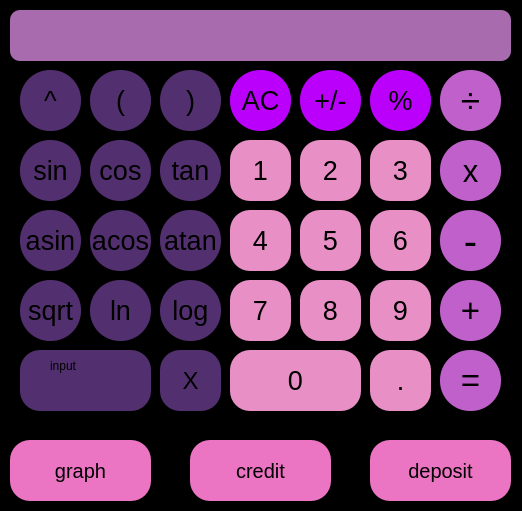
<?xml version="1.0" encoding="UTF-8"?>
<ui version="4.0">
 <class>MainWindow</class>
 <widget class="QMainWindow" name="MainWindow">
  <property name="geometry">
   <rect>
    <x>0</x>
    <y>0</y>
    <width>522</width>
    <height>511</height>
   </rect>
  </property>
  <property name="windowTitle">
   <string>SmatrCalculate v2.0</string>
  </property>
  <property name="styleSheet">
   <string notr="true">border-radius: 10px;
background-color:black;</string>
  </property>
  <widget class="QWidget" name="centralwidget">
   <widget class="QLineEdit" name="lineEdit_x_param">
    <property name="geometry">
     <rect>
      <x>20</x>
      <y>350</y>
      <width>131</width>
      <height>61</height>
     </rect>
    </property>
    <property name="font">
     <font>
      <family>.AppleSystemUIFont</family>
      <pointsize>19</pointsize>
     </font>
    </property>
    <property name="layoutDirection">
     <enum>Qt::LeftToRight</enum>
    </property>
    <property name="styleSheet">
     <string notr="true">border-radius: 20px;
background-color : rgb(82, 47, 110);


</string>
    </property>
    <property name="text">
     <string/>
    </property>
    <property name="alignment">
     <set>Qt::AlignBottom|Qt::AlignHCenter</set>
    </property>
   </widget>
   <widget class="QPushButton" name="pushButton_sin">
    <property name="geometry">
     <rect>
      <x>20</x>
      <y>140</y>
      <width>61</width>
      <height>61</height>
     </rect>
    </property>
    <property name="font">
     <font>
      <pointsize>20</pointsize>
     </font>
    </property>
    <property name="styleSheet">
     <string notr="true">QPushButton { 
border-radius: 30px;
background-color : rgb(82, 47, 110);
}

QPushButton:hover {
    background-color : rgb(102, 104, 104);
}</string>
    </property>
    <property name="text">
     <string>sin</string>
    </property>
   </widget>
   <widget class="QPushButton" name="pushButton_ac">
    <property name="geometry">
     <rect>
      <x>230</x>
      <y>70</y>
      <width>61</width>
      <height>61</height>
     </rect>
    </property>
    <property name="font">
     <font>
      <pointsize>20</pointsize>
     </font>
    </property>
    <property name="styleSheet">
     <string notr="true">QPushButton { 
border-radius: 30px;
background-color : rgb(186, 0, 251);
color: black;
}
QPushButton pressed {
	background-color: qlineargradient(spread:pad, x1:0, y1:0, x2:1, y2:0, stop:0 rgba(0, 0, 0, 255), stop:1 rgba(255, 255, 255, 255));
}

QPushButton:hover {
    background-color : rgb(236, 236, 236);
}</string>
    </property>
    <property name="text">
     <string>AC</string>
    </property>
   </widget>
   <widget class="QPushButton" name="pushButton_acos">
    <property name="geometry">
     <rect>
      <x>90</x>
      <y>210</y>
      <width>61</width>
      <height>61</height>
     </rect>
    </property>
    <property name="font">
     <font>
      <pointsize>20</pointsize>
     </font>
    </property>
    <property name="styleSheet">
     <string notr="true">QPushButton { 
border-radius: 30px;
background-color : rgb(82, 47, 110);
}

QPushButton:hover {
    background-color : rgb(102, 104, 104);
}</string>
    </property>
    <property name="text">
     <string>acos</string>
    </property>
   </widget>
   <widget class="QPushButton" name="pushButton_8">
    <property name="geometry">
     <rect>
      <x>300</x>
      <y>280</y>
      <width>61</width>
      <height>61</height>
     </rect>
    </property>
    <property name="font">
     <font>
      <pointsize>20</pointsize>
     </font>
    </property>
    <property name="styleSheet">
     <string notr="true">QPushButton { 
border-radius: 20px;
background-color : rgb(232, 143, 197);
}
QPushButton pressed {
	background-color: qlineargradient(spread:pad, x1:0, y1:0, x2:1, y2:0, stop:0 rgba(0, 0, 0, 255), stop:1 rgba(255, 255, 255, 255));
}

QPushButton:hover {
    background-color : rgb(102, 104, 104);
}</string>
    </property>
    <property name="text">
     <string>8</string>
    </property>
   </widget>
   <widget class="QPushButton" name="pushButton_3">
    <property name="geometry">
     <rect>
      <x>370</x>
      <y>140</y>
      <width>61</width>
      <height>61</height>
     </rect>
    </property>
    <property name="font">
     <font>
      <pointsize>20</pointsize>
     </font>
    </property>
    <property name="styleSheet">
     <string notr="true">QPushButton { 
border-radius: 20px;
background-color : rgb(232, 143, 197);
}
QPushButton pressed {
	background-color: qlineargradient(spread:pad, x1:0, y1:0, x2:1, y2:0, stop:0 rgba(0, 0, 0, 255), stop:1 rgba(255, 255, 255, 255));
}

QPushButton:hover {
    background-color : rgb(102, 104, 104);
}</string>
    </property>
    <property name="text">
     <string>3</string>
    </property>
   </widget>
   <widget class="QPushButton" name="pushButton_cos">
    <property name="geometry">
     <rect>
      <x>90</x>
      <y>140</y>
      <width>61</width>
      <height>61</height>
     </rect>
    </property>
    <property name="font">
     <font>
      <pointsize>20</pointsize>
     </font>
    </property>
    <property name="styleSheet">
     <string notr="true">QPushButton { 
border-radius: 30px;
background-color : rgb(82, 47, 110);
}

QPushButton:hover {
    background-color : rgb(102, 104, 104);
}</string>
    </property>
    <property name="text">
     <string>cos</string>
    </property>
   </widget>
   <widget class="QPushButton" name="pushButton_6">
    <property name="geometry">
     <rect>
      <x>370</x>
      <y>210</y>
      <width>61</width>
      <height>61</height>
     </rect>
    </property>
    <property name="font">
     <font>
      <pointsize>20</pointsize>
     </font>
    </property>
    <property name="styleSheet">
     <string notr="true">QPushButton { 
border-radius: 20px;
background-color : rgb(232, 143, 197);
}
QPushButton pressed {
	background-color: qlineargradient(spread:pad, x1:0, y1:0, x2:1, y2:0, stop:0 rgba(0, 0, 0, 255), stop:1 rgba(255, 255, 255, 255));
}

QPushButton:hover {
    background-color : rgb(102, 104, 104);
}</string>
    </property>
    <property name="text">
     <string>6</string>
    </property>
   </widget>
   <widget class="QPushButton" name="pushButton_tochka">
    <property name="geometry">
     <rect>
      <x>370</x>
      <y>350</y>
      <width>61</width>
      <height>61</height>
     </rect>
    </property>
    <property name="font">
     <font>
      <pointsize>20</pointsize>
     </font>
    </property>
    <property name="styleSheet">
     <string notr="true">QPushButton { 
border-radius: 20px;
background-color : rgb(232, 143, 197);
}
QPushButton pressed {
	background-color: qlineargradient(spread:pad, x1:0, y1:0, x2:1, y2:0, stop:0 rgba(0, 0, 0, 255), stop:1 rgba(255, 255, 255, 255));
}

QPushButton:hover {
    background-color : rgb(102, 104, 104);
}</string>
    </property>
    <property name="text">
     <string>.</string>
    </property>
   </widget>
   <widget class="QPushButton" name="pushButton_equal">
    <property name="geometry">
     <rect>
      <x>440</x>
      <y>350</y>
      <width>61</width>
      <height>61</height>
     </rect>
    </property>
    <property name="font">
     <font>
      <pointsize>25</pointsize>
     </font>
    </property>
    <property name="styleSheet">
     <string notr="true">QPushButton { 
border-radius: 30px;
background-color : rgb(192, 97, 203);
}
QPushButton pressed {
	background-color: qlineargradient(spread:pad, x1:0, y1:0, x2:1, y2:0, stop:0 rgba(0, 0, 0, 255), stop:1 rgba(255, 255, 255, 255));
}

QPushButton:hover {
    background-color : rgb(242, 202, 103);
}
</string>
    </property>
    <property name="text">
     <string>=</string>
    </property>
   </widget>
   <widget class="QPushButton" name="pushButton_x">
    <property name="geometry">
     <rect>
      <x>160</x>
      <y>350</y>
      <width>61</width>
      <height>61</height>
     </rect>
    </property>
    <property name="font">
     <font>
      <pointsize>18</pointsize>
     </font>
    </property>
    <property name="styleSheet">
     <string notr="true">QPushButton { 
border-radius: 20px;
background-color : rgb(82, 47, 110);
}

QPushButton:hover {
    background-color : rgb(102, 104, 104);
}</string>
    </property>
    <property name="text">
     <string>X</string>
    </property>
   </widget>
   <widget class="QPushButton" name="pushButton_atan">
    <property name="geometry">
     <rect>
      <x>160</x>
      <y>210</y>
      <width>61</width>
      <height>61</height>
     </rect>
    </property>
    <property name="font">
     <font>
      <pointsize>20</pointsize>
     </font>
    </property>
    <property name="styleSheet">
     <string notr="true">QPushButton { 
border-radius: 30px;
background-color : rgb(82, 47, 110);
}

QPushButton:hover {
    background-color : rgb(102, 104, 104);
}</string>
    </property>
    <property name="text">
     <string>atan</string>
    </property>
   </widget>
   <widget class="QPushButton" name="pushButton_CREDIT">
    <property name="geometry">
     <rect>
      <x>190</x>
      <y>440</y>
      <width>141</width>
      <height>61</height>
     </rect>
    </property>
    <property name="font">
     <font>
      <pointsize>15</pointsize>
     </font>
    </property>
    <property name="styleSheet">
     <string notr="true">QPushButton { 
border-radius: 20px;
background-color : rgb(235, 116, 195);
}
QPushButton pressed {
	background-color: qlineargradient(spread:pad, x1:0, y1:0, x2:1, y2:0, stop:0 rgba(0, 0, 0, 255), stop:1 rgba(255, 255, 255, 255));
}

QPushButton:hover {
    background-color : rgb(163, 121, 119);
}</string>
    </property>
    <property name="text">
     <string>credit</string>
    </property>
   </widget>
   <widget class="QLineEdit" name="lineEdit_equation">
    <property name="geometry">
     <rect>
      <x>10</x>
      <y>10</y>
      <width>501</width>
      <height>51</height>
     </rect>
    </property>
    <property name="font">
     <font>
      <pointsize>20</pointsize>
     </font>
    </property>
    <property name="styleSheet">
     <string notr="true">background-color: rgb(167, 107, 174);</string>
    </property>
    <property name="text">
     <string/>
    </property>
    <property name="alignment">
     <set>Qt::AlignRight|Qt::AlignTrailing|Qt::AlignVCenter</set>
    </property>
   </widget>
   <widget class="QPushButton" name="pushButton_uo_minus">
    <property name="geometry">
     <rect>
      <x>300</x>
      <y>70</y>
      <width>61</width>
      <height>61</height>
     </rect>
    </property>
    <property name="font">
     <font>
      <pointsize>20</pointsize>
     </font>
    </property>
    <property name="styleSheet">
     <string notr="true">QPushButton { 
border-radius: 30px;
background-color : rgb(186, 0, 251);
color: black;
}

QPushButton:hover {
background-color : rgb(236, 236, 236);
}</string>
    </property>
    <property name="text">
     <string>+/-</string>
    </property>
   </widget>
   <widget class="QPushButton" name="pushButton_tan">
    <property name="geometry">
     <rect>
      <x>160</x>
      <y>140</y>
      <width>61</width>
      <height>61</height>
     </rect>
    </property>
    <property name="font">
     <font>
      <pointsize>20</pointsize>
     </font>
    </property>
    <property name="styleSheet">
     <string notr="true">QPushButton { 
border-radius: 30px;
background-color : rgb(82, 47, 110);
}

QPushButton:hover {
    background-color : rgb(102, 104, 104);
}</string>
    </property>
    <property name="text">
     <string>tan</string>
    </property>
   </widget>
   <widget class="QPushButton" name="pushButton_4">
    <property name="geometry">
     <rect>
      <x>230</x>
      <y>210</y>
      <width>61</width>
      <height>61</height>
     </rect>
    </property>
    <property name="font">
     <font>
      <pointsize>20</pointsize>
     </font>
    </property>
    <property name="styleSheet">
     <string notr="true">QPushButton { 
border-radius: 20px;
background-color : rgb(232, 143, 197);
}
QPushButton pressed {
	background-color: qlineargradient(spread:pad, x1:0, y1:0, x2:1, y2:0, stop:0 rgba(0, 0, 0, 255), stop:1 rgba(255, 255, 255, 255));
}

QPushButton:hover {
    background-color : rgb(102, 104, 104);
}</string>
    </property>
    <property name="text">
     <string>4</string>
    </property>
   </widget>
   <widget class="QPushButton" name="pushButton_DEPOSIT">
    <property name="geometry">
     <rect>
      <x>370</x>
      <y>440</y>
      <width>141</width>
      <height>61</height>
     </rect>
    </property>
    <property name="font">
     <font>
      <pointsize>15</pointsize>
     </font>
    </property>
    <property name="styleSheet">
     <string notr="true">QPushButton { 
border-radius: 20px;
background-color : rgb(235, 116, 195);
}
QPushButton pressed {
	background-color: qlineargradient(spread:pad, x1:0, y1:0, x2:1, y2:0, stop:0 rgba(0, 0, 0, 255), stop:1 rgba(255, 255, 255, 255));
}

QPushButton:hover {
    background-color : rgb(163, 121, 119);
}</string>
    </property>
    <property name="text">
     <string>deposit</string>
    </property>
   </widget>
   <widget class="QPushButton" name="pushButton_ln">
    <property name="geometry">
     <rect>
      <x>90</x>
      <y>280</y>
      <width>61</width>
      <height>61</height>
     </rect>
    </property>
    <property name="font">
     <font>
      <pointsize>20</pointsize>
     </font>
    </property>
    <property name="styleSheet">
     <string notr="true">QPushButton { 
border-radius: 30px;
background-color : rgb(82, 47, 110);
}

QPushButton:hover {
    background-color : rgb(102, 104, 104);
}</string>
    </property>
    <property name="text">
     <string>ln</string>
    </property>
   </widget>
   <widget class="QLabel" name="label_input_x">
    <property name="geometry">
     <rect>
      <x>50</x>
      <y>350</y>
      <width>71</width>
      <height>31</height>
     </rect>
    </property>
    <property name="styleSheet">
     <string notr="true">background-color: rgb(82, 47, 110);</string>
    </property>
    <property name="text">
     <string>input</string>
    </property>
   </widget>
   <widget class="QPushButton" name="pushButton_pow">
    <property name="geometry">
     <rect>
      <x>20</x>
      <y>70</y>
      <width>61</width>
      <height>61</height>
     </rect>
    </property>
    <property name="font">
     <font>
      <pointsize>20</pointsize>
     </font>
    </property>
    <property name="styleSheet">
     <string notr="true">QPushButton { 
border-radius: 30px;
background-color : rgb(82, 47, 110);
}

QPushButton:hover {
    background-color : rgb(102, 104, 104);
}</string>
    </property>
    <property name="text">
     <string>^</string>
    </property>
   </widget>
   <widget class="QPushButton" name="pushButton_2">
    <property name="geometry">
     <rect>
      <x>300</x>
      <y>140</y>
      <width>61</width>
      <height>61</height>
     </rect>
    </property>
    <property name="font">
     <font>
      <pointsize>20</pointsize>
     </font>
    </property>
    <property name="styleSheet">
     <string notr="true">QPushButton { 
border-radius: 20px;
background-color : rgb(232, 143, 197);
}
QPushButton pressed {
	background-color: qlineargradient(spread:pad, x1:0, y1:0, x2:1, y2:0, stop:0 rgba(0, 0, 0, 255), stop:1 rgba(255, 255, 255, 255));
}

QPushButton:hover {
    background-color : rgb(102, 104, 104);
}</string>
    </property>
    <property name="text">
     <string>2</string>
    </property>
   </widget>
   <widget class="QPushButton" name="pushButton_0">
    <property name="geometry">
     <rect>
      <x>230</x>
      <y>350</y>
      <width>131</width>
      <height>61</height>
     </rect>
    </property>
    <property name="font">
     <font>
      <pointsize>20</pointsize>
     </font>
    </property>
    <property name="styleSheet">
     <string notr="true">QPushButton { 
border-radius: 20px;
background-color : rgb(232, 143, 197);
}
QPushButton pressed {
	background-color: qlineargradient(spread:pad, x1:0, y1:0, x2:1, y2:0, stop:0 rgba(0, 0, 0, 255), stop:1 rgba(255, 255, 255, 255));
}

QPushButton:hover {
    background-color : rgb(102, 104, 104);
}</string>
    </property>
    <property name="text">
     <string>0</string>
    </property>
   </widget>
   <widget class="QPushButton" name="pushButton_9">
    <property name="geometry">
     <rect>
      <x>370</x>
      <y>280</y>
      <width>61</width>
      <height>61</height>
     </rect>
    </property>
    <property name="font">
     <font>
      <pointsize>20</pointsize>
     </font>
    </property>
    <property name="styleSheet">
     <string notr="true">QPushButton { 
border-radius: 20px;
background-color : rgb(232, 143, 197);
}
QPushButton pressed {
	background-color: qlineargradient(spread:pad, x1:0, y1:0, x2:1, y2:0, stop:0 rgba(0, 0, 0, 255), stop:1 rgba(255, 255, 255, 255));
}

QPushButton:hover {
    background-color : rgb(102, 104, 104);
}</string>
    </property>
    <property name="text">
     <string>9</string>
    </property>
   </widget>
   <widget class="QPushButton" name="pushButton_asin">
    <property name="geometry">
     <rect>
      <x>20</x>
      <y>210</y>
      <width>61</width>
      <height>61</height>
     </rect>
    </property>
    <property name="font">
     <font>
      <pointsize>20</pointsize>
     </font>
    </property>
    <property name="styleSheet">
     <string notr="true">QPushButton { 
border-radius: 30px;
background-color : rgb(82, 47, 110);
}

QPushButton:hover {
    background-color : rgb(102, 104, 104);
}</string>
    </property>
    <property name="text">
     <string>asin</string>
    </property>
   </widget>
   <widget class="QPushButton" name="pushButton_multiply">
    <property name="geometry">
     <rect>
      <x>440</x>
      <y>140</y>
      <width>61</width>
      <height>61</height>
     </rect>
    </property>
    <property name="font">
     <font>
      <pointsize>23</pointsize>
     </font>
    </property>
    <property name="styleSheet">
     <string notr="true">QPushButton { 
border-radius: 30px;
background-color : rgb(192, 97, 203);
}
QPushButton pressed {
	background-color: qlineargradient(spread:pad, x1:0, y1:0, x2:1, y2:0, stop:0 rgba(0, 0, 0, 255), stop:1 rgba(255, 255, 255, 255));
}

QPushButton:hover {
    background-color : rgb(242, 202, 103);
}</string>
    </property>
    <property name="text">
     <string>x</string>
    </property>
   </widget>
   <widget class="QPushButton" name="pushButton_7">
    <property name="geometry">
     <rect>
      <x>230</x>
      <y>280</y>
      <width>61</width>
      <height>61</height>
     </rect>
    </property>
    <property name="font">
     <font>
      <pointsize>20</pointsize>
     </font>
    </property>
    <property name="styleSheet">
     <string notr="true">QPushButton { 
border-radius: 20px;
background-color : rgb(232, 143, 197);
}
QPushButton pressed {
	background-color: qlineargradient(spread:pad, x1:0, y1:0, x2:1, y2:0, stop:0 rgba(0, 0, 0, 255), stop:1 rgba(255, 255, 255, 255));
}

QPushButton:hover {
    background-color : rgb(102, 104, 104);
}</string>
    </property>
    <property name="text">
     <string>7</string>
    </property>
   </widget>
   <widget class="QPushButton" name="pushButton_close_bracket">
    <property name="geometry">
     <rect>
      <x>160</x>
      <y>70</y>
      <width>61</width>
      <height>61</height>
     </rect>
    </property>
    <property name="font">
     <font>
      <pointsize>20</pointsize>
     </font>
    </property>
    <property name="styleSheet">
     <string notr="true">QPushButton { 
border-radius: 30px;
background-color : rgb(82, 47, 110);
}

QPushButton:hover {
    background-color : rgb(102, 104, 104);
}</string>
    </property>
    <property name="text">
     <string>)</string>
    </property>
   </widget>
   <widget class="QPushButton" name="pushButton_divide">
    <property name="geometry">
     <rect>
      <x>440</x>
      <y>70</y>
      <width>61</width>
      <height>61</height>
     </rect>
    </property>
    <property name="font">
     <font>
      <pointsize>26</pointsize>
     </font>
    </property>
    <property name="styleSheet">
     <string notr="true">QPushButton { 
border-radius: 30px;
background-color : rgb(192, 97, 203);
}
QPushButton pressed {
	background-color: qlineargradient(spread:pad, x1:0, y1:0, x2:1, y2:0, stop:0 rgba(0, 0, 0, 255), stop:1 rgba(255, 255, 255, 255));
}

QPushButton:hover {
    background-color : rgb(242, 202, 103);
}</string>
    </property>
    <property name="text">
     <string>÷</string>
    </property>
   </widget>
   <widget class="QPushButton" name="pushButton_FUNCT">
    <property name="geometry">
     <rect>
      <x>10</x>
      <y>440</y>
      <width>141</width>
      <height>61</height>
     </rect>
    </property>
    <property name="font">
     <font>
      <pointsize>15</pointsize>
     </font>
    </property>
    <property name="styleSheet">
     <string notr="true">QPushButton { 
border-radius: 20px;
background-color : rgb(235, 116, 195);
}
QPushButton pressed {
	background-color: qlineargradient(spread:pad, x1:0, y1:0, x2:1, y2:0, stop:0 rgba(0, 0, 0, 255), stop:1 rgba(255, 255, 255, 255));
}

QPushButton:hover {
    background-color : rgb(163, 121, 119);
}</string>
    </property>
    <property name="text">
     <string>graph</string>
    </property>
    <property name="autoRepeat">
     <bool>false</bool>
    </property>
   </widget>
   <widget class="QPushButton" name="pushButton_minus">
    <property name="geometry">
     <rect>
      <x>440</x>
      <y>210</y>
      <width>61</width>
      <height>61</height>
     </rect>
    </property>
    <property name="font">
     <font>
      <pointsize>30</pointsize>
     </font>
    </property>
    <property name="styleSheet">
     <string notr="true">QPushButton { 
border-radius: 30px;
background-color : rgb(192, 97, 203);
}
QPushButton pressed {
	background-color: qlineargradient(spread:pad, x1:0, y1:0, x2:1, y2:0, stop:0 rgba(0, 0, 0, 255), stop:1 rgba(255, 255, 255, 255));
}

QPushButton:hover {
    background-color : rgb(242, 202, 103);
}</string>
    </property>
    <property name="text">
     <string>-</string>
    </property>
   </widget>
   <widget class="QPushButton" name="pushButton_5">
    <property name="geometry">
     <rect>
      <x>300</x>
      <y>210</y>
      <width>61</width>
      <height>61</height>
     </rect>
    </property>
    <property name="font">
     <font>
      <pointsize>20</pointsize>
     </font>
    </property>
    <property name="styleSheet">
     <string notr="true">QPushButton { 
border-radius: 20px;
background-color : rgb(232, 143, 197);
}
QPushButton pressed {
	background-color: qlineargradient(spread:pad, x1:0, y1:0, x2:1, y2:0, stop:0 rgba(0, 0, 0, 255), stop:1 rgba(255, 255, 255, 255));
}

QPushButton:hover {
    background-color : rgb(102, 104, 104);
}</string>
    </property>
    <property name="text">
     <string>5</string>
    </property>
   </widget>
   <widget class="QPushButton" name="pushButton_1">
    <property name="geometry">
     <rect>
      <x>230</x>
      <y>140</y>
      <width>61</width>
      <height>61</height>
     </rect>
    </property>
    <property name="font">
     <font>
      <pointsize>20</pointsize>
     </font>
    </property>
    <property name="styleSheet">
     <string notr="true">QPushButton { 
border-radius: 20px;
background-color : rgb(232, 143, 197);
}
QPushButton pressed {
	background-color: qlineargradient(spread:pad, x1:0, y1:0, x2:1, y2:0, stop:0 rgba(0, 0, 0, 255), stop:1 rgba(255, 255, 255, 255));
}

QPushButton:hover {
    background-color : rgb(102, 104, 104);
}</string>
    </property>
    <property name="text">
     <string>1</string>
    </property>
   </widget>
   <widget class="QPushButton" name="pushButton_log">
    <property name="geometry">
     <rect>
      <x>160</x>
      <y>280</y>
      <width>61</width>
      <height>61</height>
     </rect>
    </property>
    <property name="font">
     <font>
      <pointsize>20</pointsize>
     </font>
    </property>
    <property name="styleSheet">
     <string notr="true">QPushButton { 
border-radius: 30px;
background-color : rgb(82, 47, 110);
}

QPushButton:hover {
    background-color : rgb(102, 104, 104);
}</string>
    </property>
    <property name="text">
     <string>log</string>
    </property>
   </widget>
   <widget class="QPushButton" name="pushButton_open_bracket">
    <property name="geometry">
     <rect>
      <x>90</x>
      <y>70</y>
      <width>61</width>
      <height>61</height>
     </rect>
    </property>
    <property name="font">
     <font>
      <pointsize>20</pointsize>
     </font>
    </property>
    <property name="styleSheet">
     <string notr="true">QPushButton { 
border-radius: 30px;
background-color : rgb(82, 47, 110);
}

QPushButton:hover {
    background-color : rgb(102, 104, 104);
}</string>
    </property>
    <property name="text">
     <string>(</string>
    </property>
   </widget>
   <widget class="QPushButton" name="pushButton_sqrt">
    <property name="geometry">
     <rect>
      <x>20</x>
      <y>280</y>
      <width>61</width>
      <height>61</height>
     </rect>
    </property>
    <property name="font">
     <font>
      <pointsize>20</pointsize>
     </font>
    </property>
    <property name="styleSheet">
     <string notr="true">QPushButton { 
border-radius: 30px;
background-color : rgb(82, 47, 110);
}

QPushButton:hover {
    background-color : rgb(102, 104, 104);
}</string>
    </property>
    <property name="text">
     <string>sqrt</string>
    </property>
   </widget>
   <widget class="QPushButton" name="pushButton_mod">
    <property name="geometry">
     <rect>
      <x>370</x>
      <y>70</y>
      <width>61</width>
      <height>61</height>
     </rect>
    </property>
    <property name="font">
     <font>
      <pointsize>20</pointsize>
     </font>
    </property>
    <property name="styleSheet">
     <string notr="true">QPushButton { 
border-radius: 30px;
background-color : rgb(186, 0, 251);
color: black;
}

QPushButton:hover {
background-color : rgb(236, 236, 236);
}</string>
    </property>
    <property name="text">
     <string>%</string>
    </property>
   </widget>
   <widget class="QPushButton" name="pushButton_plus">
    <property name="geometry">
     <rect>
      <x>440</x>
      <y>280</y>
      <width>61</width>
      <height>61</height>
     </rect>
    </property>
    <property name="font">
     <font>
      <pointsize>25</pointsize>
     </font>
    </property>
    <property name="styleSheet">
     <string notr="true">QPushButton { 
border-radius: 30px;
background-color : rgb(192, 97, 203);
}
QPushButton pressed {
	background-color: qlineargradient(spread:pad, x1:0, y1:0, x2:1, y2:0, stop:0 rgba(0, 0, 0, 255), stop:1 rgba(255, 255, 255, 255));
}

QPushButton:hover {
    background-color : rgb(242, 202, 103);
}</string>
    </property>
    <property name="text">
     <string>+</string>
    </property>
   </widget>
  </widget>
 </widget>
 <resources/>
 <connections/>
</ui>
